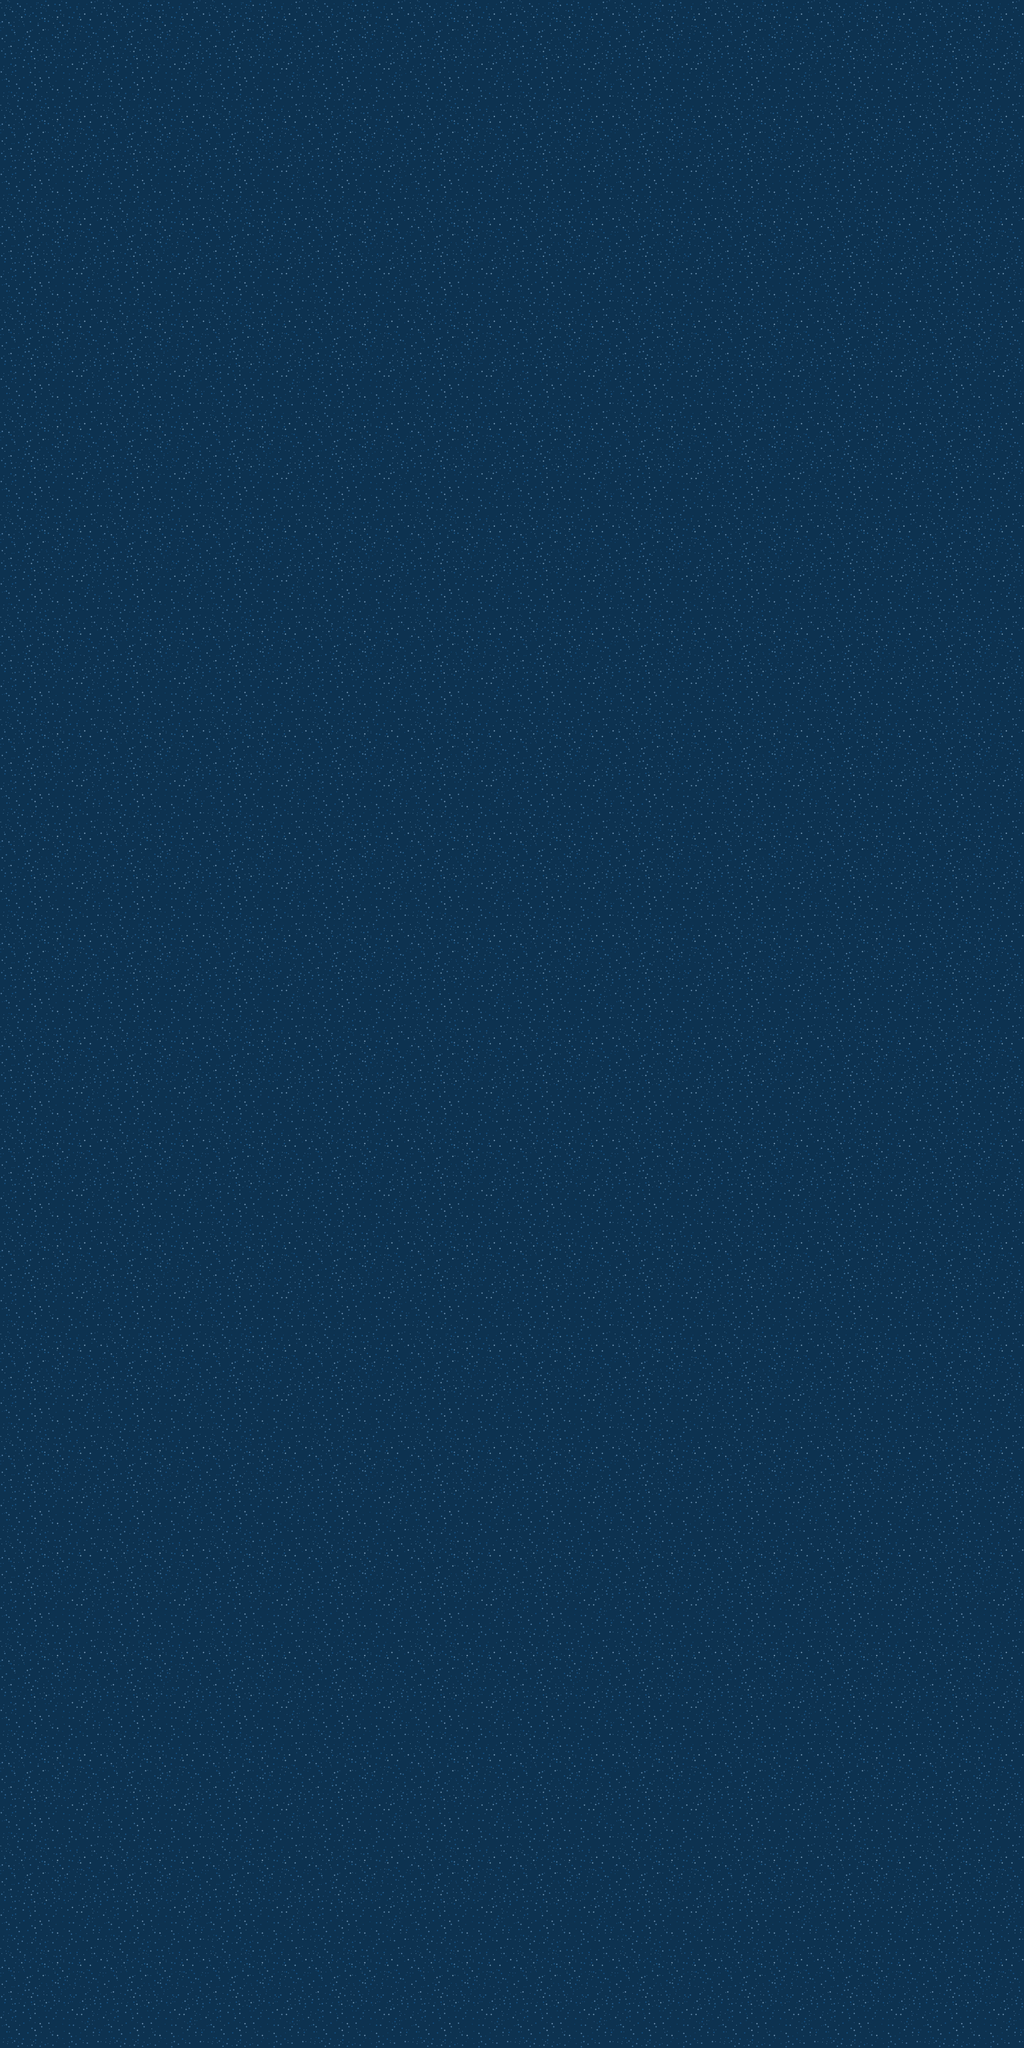

Rendered tile map (Tiled .tmx) drawn with the repository's tilesets; below, a short description and the map source with its tile grids summarised:
An orthogonal 10x20 tile map with 200x200 px tiles, 1 tile layer (sky).

<map version="1.0" orientation="orthogonal" width="10" height="20" tilewidth="200" tileheight="200">
 <tileset firstgid="1" name="sky" tilewidth="200" tileheight="200">
  <image source="sky.png" width="200" height="200" />
 </tileset>
 <layer name="sky" width="10" height="20">
  <data>[200 cells, 200 non-empty, 1 distinct tile ids]</data>
 </layer>
</map>
